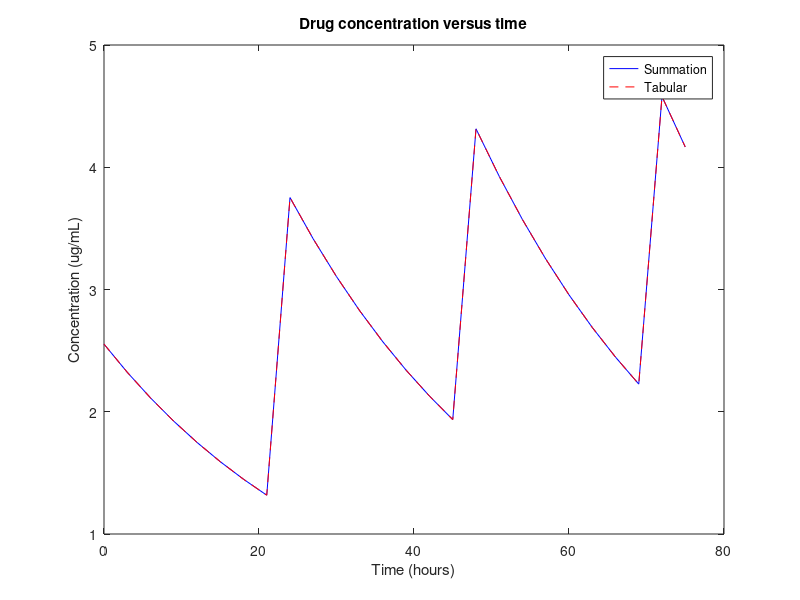

Recreate this plot in MATLAB.
%                        CMPU250 - Professor Eric Aaron
%                       Drug Simulation - Kyle Patterson
% March 2018

% Constants
dosage_in_mg = 100; % amount of drug in single dose of a pill
dosage_in_ug = dosage_in_mg * 1000;
absorbtion_frac = 0.12; % fraction of drug absorbed by pill
adult_plasma_in_l = 4.7;
adult_plasma_in_ml = adult_plasma_in_l * 1000;
halflife_drug = 22; % in hours
rate_constant = log(2) / halflife_drug; % Exponential decay: 1/2 = e^{-kt}

% Parameters
hours = 75;
interval = 24; % number of hours between when each pill is taken
num_points = 25; % how many points to graph, not including t = 0

% Intermediate calculations
sub_divisions = floor((num_points) / (hours/interval));
% Divisions is approximately equal to `num_points`.
divisions = (hours / interval) * sub_divisions;
delta_time = hours / divisions;

% initial concentration of drug added by each pill
init_conce = dosage_in_ug * absorbtion_frac / adult_plasma_in_ml;

% --- Summation method ---
% Graph generation
times = 0:delta_time:hours; % fill 1D array with numbers of hours passed
conces = zeros([1, length(times)]); % initialize empty array of dim(times)
k = rate_constant;
I = interval;
for i = 1:length(times)
    t = times(i);
    N = floor(t / interval) + 1; % number of pills
    sum_of_decays = exp(-k*t) * (exp(k*I*N) - 1) / (exp(k*I) - 1);
    conces(i) = sum_of_decays * init_conce;
end

% Plot graph
drug_conce = figure();
plot(times, conces, 'b', 'DisplayName', 'Summation');
title('Drug concentration versus time')
xlabel('Time (hours)')
ylabel('Concentration (ug/mL)')
    
% Point calculation (concentration after given number of hours)
N = floor(hours / interval) + 1; % number of pills taken
sum_of_decays = exp(-k*t) * (exp(k*I*N) - 1) / (exp(k*I) - 1);
concentration = sum_of_decays * init_conce;

% There is no equivalent point calculation for the tabular method,
% since one must compute the intermediate values to reach a solution

% --- Tabular method ---
% Graph generation
times2 = 0:delta_time:hours; % fill 1D array with numbers of hours passed
conces2 = zeros([1, length(times2)]); % initialize empty array of dim(times)
conces2(1) = init_conce; % setup initial value
for i = 2:length(times2)
    t = times2(i);
    conces2(i) = (mod(t, interval) == 0) * init_conce + ...
        conces2(i - 1) * exp(-rate_constant * delta_time);
end

% Plot graph
hold;
plot(times2, conces2, '--r', 'DisplayName', 'Tabular');
xlabel('Time (hours)')
ylabel('Concentration (ug/mL)')
legend('show')
